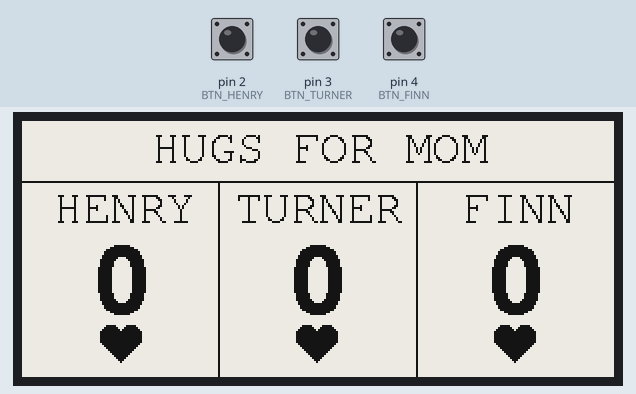
The sketch below on a simulated Arduino Uno, built for the host (arithmetic inside an expression is 32-bit, double 64-bit). Shown: 296×128 one-colour display. Inputs (shaded band) come from the test bench; at power-on: pin 2 (BTN_HENRY) HIGH, pin 3 (BTN_TURNER) HIGH, pin 4 (BTN_FINN) HIGH. EEPROM starts erased; what the sketch prints to the serial monitor is not drawn.

Above: at 4.4 s.
4.5 s: pin 2 (BTN_HENRY) pulled LOW for 0.15 s
At 6.2 s:
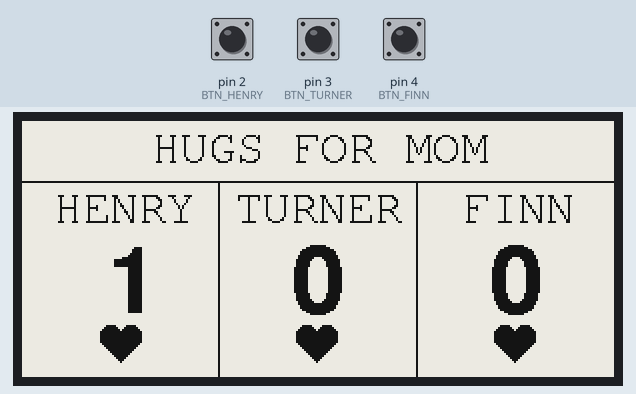
6.7 s: pin 3 (BTN_TURNER) pulled LOW for 0.15 s
At 8.5 s:
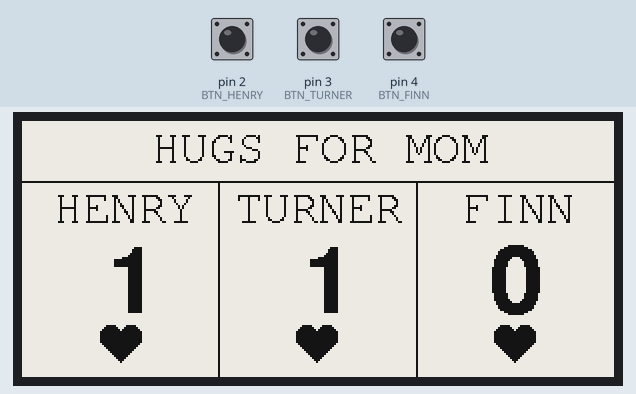
8.9 s: pin 4 (BTN_FINN) pulled LOW for 0.15 s
At 10.7 s:
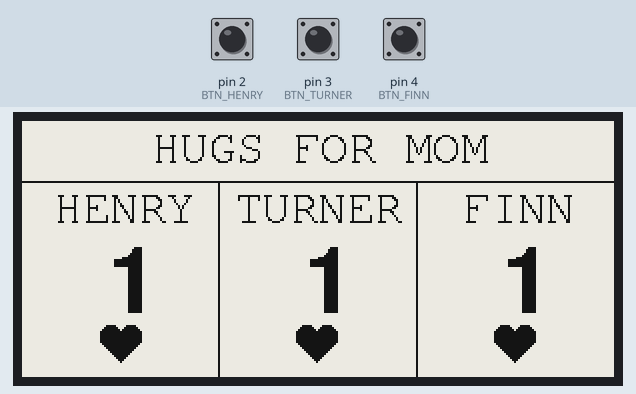
11.1 s: pin 2 (BTN_HENRY) pulled LOW for 1 s
At 13.3 s:
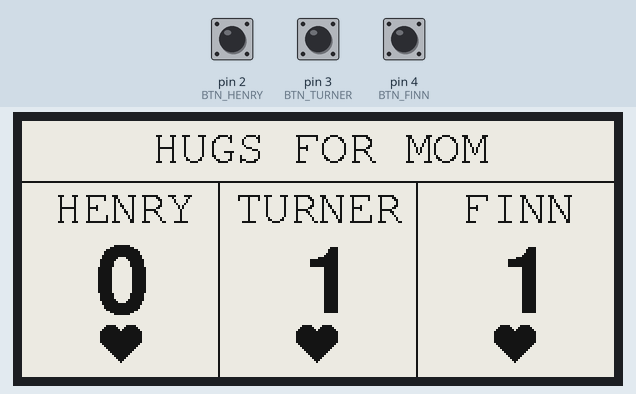
13.7 s: pin 3 (BTN_TURNER) pulled LOW for 1 s
At 17.4 s:
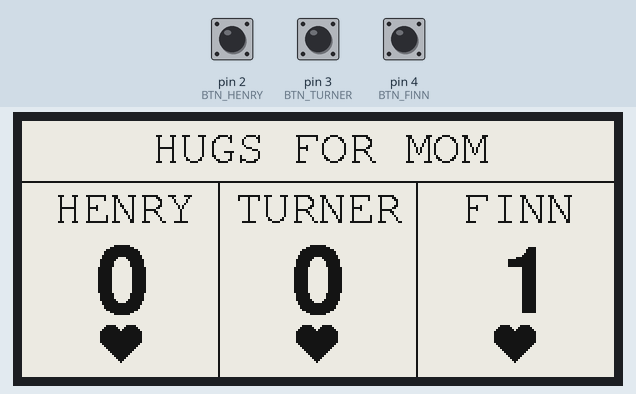
17.7 s: pin 4 (BTN_FINN) pulled LOW for 0.15 s
At 19.8 s:
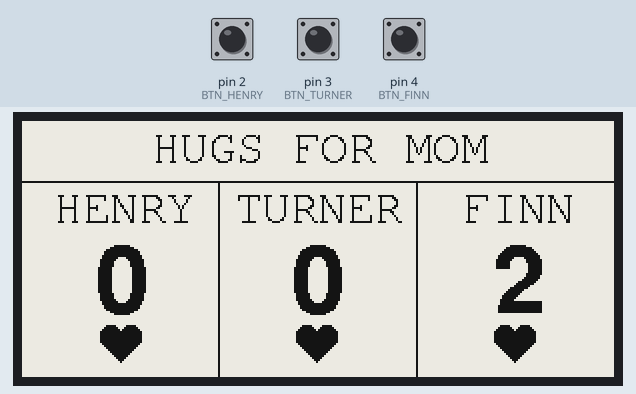
Timing chart, 0 to 20.9 s (numbered marks = the images above; inputs shaded):
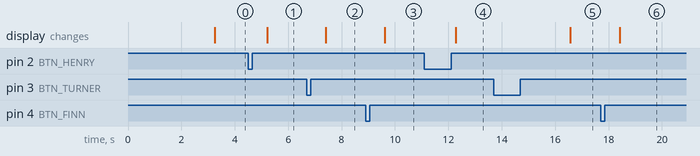

Measured:
- after the input at 4.5 s, the display: changes after 0.72 s (image 1)
- after the input at 6.7 s, the display: changes after 0.71 s (image 2)
- after the input at 8.9 s, the display: changes after 0.72 s (image 3)
- after the input at 11.1 s, the display: changes after 1.2 s (image 4)
- after the input at 13.7 s, the display: changes after 2.9 s (image 5)
- after the input at 17.7 s, the display: changes after 0.72 s (image 6)

The sketch:

scoreboard.ino
```cpp
#include <GxEPD2_BW.h>
#include <Fonts/FreeMono12pt7b.h>
#include <Fonts/FreeSansBold24pt7b.h>
#include <Fonts/FreeSansBold18pt7b.h>
#include <EEPROM.h>

// Pin configuration
#define EPD_CS    10
#define EPD_DC    9
#define EPD_RST   8
#define EPD_BUSY  7

// Button pins
#define BTN_HENRY  2
#define BTN_TURNER 3
#define BTN_FINN   4

// EEPROM addresses
#define ADDR_MAGIC  0   // Magic number to detect first run
#define ADDR_HENRY  4
#define ADDR_TURNER 8
#define ADDR_FINN   12

#define EEPROM_MAGIC 0xBE57  // "BEST" - indicates EEPROM is initialized

int partialRefreshCount = 0;
const int FULL_REFRESH_INTERVAL = 5;  // Full refresh every 5 updates

// DEPG0290BS driver
GxEPD2_BW<GxEPD2_290_BS, GxEPD2_290_BS::HEIGHT> display(GxEPD2_290_BS(EPD_CS, EPD_DC, EPD_RST, EPD_BUSY));

// Scores
int henryScore = 0;
int turnerScore = 0;
int finnScore = 0;

// Button handling
struct ButtonState {
  int pin;
  int* score;
  int addrEEPROM;
  const char* name;
  bool lastState;
  bool currentState;
  unsigned long pressStartTime;
  unsigned long lastDebounceTime;
  bool actionTaken;        // Have we already done an action for this press?
  bool decrementMode;      // Are we in decrement (hold) mode?
};

ButtonState buttons[3];

const unsigned long DEBOUNCE_DELAY = 50;
const unsigned long HOLD_TIME = 600;  // Hold 600ms to decrement instead

void setup() {
  Serial.begin(115200);
  delay(1000);

  Serial.println("Initializing Hugs for Mom...");

  // Initialize buttons
  pinMode(BTN_HENRY, INPUT_PULLUP);
  pinMode(BTN_TURNER, INPUT_PULLUP);
  pinMode(BTN_FINN, INPUT_PULLUP);

  // Initialize EEPROM (for ESP8266/ESP32, may need EEPROM.begin())
  #if defined(ESP8266) || defined(ESP32)
  EEPROM.begin(16);
  #endif

  // Check for full reset: all 3 buttons held on startup
  bool allPressed = (digitalRead(BTN_HENRY) == LOW) &&
                    (digitalRead(BTN_TURNER) == LOW) &&
                    (digitalRead(BTN_FINN) == LOW);

  if (allPressed) {
    Serial.println("*** FULL RESET DETECTED ***");
    Serial.println("All buttons held - resetting all scores to zero!");

    henryScore = 0;
    turnerScore = 0;
    finnScore = 0;

    EEPROM.put(ADDR_MAGIC, (uint16_t)EEPROM_MAGIC);
    EEPROM.put(ADDR_HENRY, henryScore);
    EEPROM.put(ADDR_TURNER, turnerScore);
    EEPROM.put(ADDR_FINN, finnScore);

    #if defined(ESP8266) || defined(ESP32)
    EEPROM.commit();
    #endif

    // Wait for buttons to be released before continuing
    while ((digitalRead(BTN_HENRY) == LOW) ||
           (digitalRead(BTN_TURNER) == LOW) ||
           (digitalRead(BTN_FINN) == LOW)) {
      delay(50);
    }
    delay(200);  // Extra debounce
  }

  // Check if EEPROM has been initialized (and we didn't just reset)
  uint16_t magic;
  EEPROM.get(ADDR_MAGIC, magic);

  if (!allPressed && magic != EEPROM_MAGIC) {
    // First run - initialize EEPROM
    Serial.println("First run detected, initializing EEPROM...");
    henryScore = 0;
    turnerScore = 0;
    finnScore = 0;

    EEPROM.put(ADDR_MAGIC, (uint16_t)EEPROM_MAGIC);
    EEPROM.put(ADDR_HENRY, henryScore);
    EEPROM.put(ADDR_TURNER, turnerScore);
    EEPROM.put(ADDR_FINN, finnScore);

    #if defined(ESP8266) || defined(ESP32)
    EEPROM.commit();
    #endif
  } else if (!allPressed) {
    // Load existing scores
    EEPROM.get(ADDR_HENRY, henryScore);
    EEPROM.get(ADDR_TURNER, turnerScore);
    EEPROM.get(ADDR_FINN, finnScore);

    // Sanity check (shouldn't be needed with magic number, but just in case)
    if (henryScore < 0 || henryScore > 9999) henryScore = 0;
    if (turnerScore < 0 || turnerScore > 9999) turnerScore = 0;
    if (finnScore < 0 || finnScore > 9999) finnScore = 0;
  }

  Serial.print("Loaded scores - Henry: ");
  Serial.print(henryScore);
  Serial.print(", Turner: ");
  Serial.print(turnerScore);
  Serial.print(", Finn: ");
  Serial.println(finnScore);

  // Setup button state tracking
  buttons[0] = {BTN_HENRY, &henryScore, ADDR_HENRY, "Henry", true, true, 0, 0, true, false};
  buttons[1] = {BTN_TURNER, &turnerScore, ADDR_TURNER, "Turner", true, true, 0, 0, true, false};
  buttons[2] = {BTN_FINN, &finnScore, ADDR_FINN, "Finn", true, true, 0, 0, true, false};

  // Initialize display
  display.init(0);  // 0 = no debug output to serial (quieter)
  display.setRotation(1);
  display.setTextColor(GxEPD_BLACK);

  // Initial full refresh display
  updateDisplayFull();

  Serial.println("Ready! Press = +1, Hold = -1");
}

// Full refresh - use only on startup
void updateDisplayFull() {
  display.setFullWindow();
  display.firstPage();

  do {
    drawScreen();
  } while (display.nextPage());

  display.powerOff();
}

// Partial refresh - faster, less flashing
void updateDisplayPartial() {
  partialRefreshCount++;

  if (partialRefreshCount >= FULL_REFRESH_INTERVAL) {
    // Do a full refresh to clear ghosting
    partialRefreshCount = 0;
    updateDisplayFull();
    return;
  }

  display.setPartialWindow(0, 0, 296, 128);
  display.firstPage();

  do {
    drawScreen();
  } while (display.nextPage());

  display.powerOff();
}

void drawScreen() {
  display.fillScreen(GxEPD_WHITE);

  // Title at top
  display.setFont(&FreeMono12pt7b);
  int16_t tbx, tby;
  uint16_t tbw, tbh;
  display.getTextBounds("HUGS FOR MOM", 0, 0, &tbx, &tby, &tbw, &tbh);
  display.setCursor((296 - tbw) / 2, 20);
  display.print("HUGS FOR MOM");

  // Draw dividing lines
  display.drawLine(98, 30, 98, 128, GxEPD_BLACK);
  display.drawLine(197, 30, 197, 128, GxEPD_BLACK);
  display.drawLine(0, 30, 296, 30, GxEPD_BLACK);

  // Draw each child's column
  drawChildScore("HENRY", henryScore, 49);
  drawChildScore("TURNER", turnerScore, 147);
  drawChildScore("FINN", finnScore, 246);
}

void drawChildScore(const char* name, int score, int centerX) {
  // Draw name
  display.setFont(&FreeMono12pt7b);
  int16_t tbx, tby;
  uint16_t tbw, tbh;
  display.getTextBounds(name, 0, 0, &tbx, &tby, &tbw, &tbh);
  display.setCursor(centerX - tbw/2, 50);
  display.print(name);

  // Draw score - BIG
  display.setFont(&FreeSansBold24pt7b);
  String scoreStr = String(score);
  display.getTextBounds(scoreStr.c_str(), 0, 0, &tbx, &tby, &tbw, &tbh);
  display.setCursor(centerX - tbw/2, 95);
  display.print(scoreStr);

  // Heart for everyone
  drawHeart(centerX, 110);
}

void drawHeart(int x, int y) {
  display.fillCircle(x - 5, y - 3, 5, GxEPD_BLACK);
  display.fillCircle(x + 5, y - 3, 5, GxEPD_BLACK);
  display.fillTriangle(x - 10, y - 1, x + 10, y - 1, x, y + 10, GxEPD_BLACK);
}

void saveScore(int addr, int score) {
  EEPROM.put(addr, score);
  #if defined(ESP8266) || defined(ESP32)
  EEPROM.commit();
  #endif
}

void handleButtons() {
  unsigned long now = millis();

  for (int i = 0; i < 3; i++) {
    ButtonState& btn = buttons[i];

    // Read button (LOW = pressed due to INPUT_PULLUP)
    bool reading = digitalRead(btn.pin) == LOW;

    // Debounce
    if (reading != btn.lastState) {
      btn.lastDebounceTime = now;
    }

    if ((now - btn.lastDebounceTime) > DEBOUNCE_DELAY) {
      // State has been stable long enough

      if (reading != btn.currentState) {
        btn.currentState = reading;

        if (reading) {
          // Button just pressed
          btn.pressStartTime = now;
          btn.actionTaken = false;
          btn.decrementMode = false;
        } else {
          // Button just released
          if (!btn.actionTaken) {
            // Quick press - INCREMENT
            (*btn.score)++;
            Serial.print(btn.name);
            Serial.print(" +1 -> ");
            Serial.println(*btn.score);
            saveScore(btn.addrEEPROM, *btn.score);
            updateDisplayPartial();
          }
          btn.actionTaken = false;
          btn.decrementMode = false;
        }
      }

      // Check for hold while button is still pressed
      if (btn.currentState && !btn.actionTaken) {
        if ((now - btn.pressStartTime) >= HOLD_TIME) {
          // Held long enough - DECREMENT
          if (*btn.score > 0) {
            (*btn.score)--;
            Serial.print(btn.name);
            Serial.print(" -1 (hold) -> ");
            Serial.println(*btn.score);
            saveScore(btn.addrEEPROM, *btn.score);
            updateDisplayPartial();
          }
          btn.actionTaken = true;
          btn.decrementMode = true;
        }
      }
    }

    btn.lastState = reading;
  }
}

void loop() {
  handleButtons();
  delay(10);  // Small delay to reduce CPU usage
}
```
